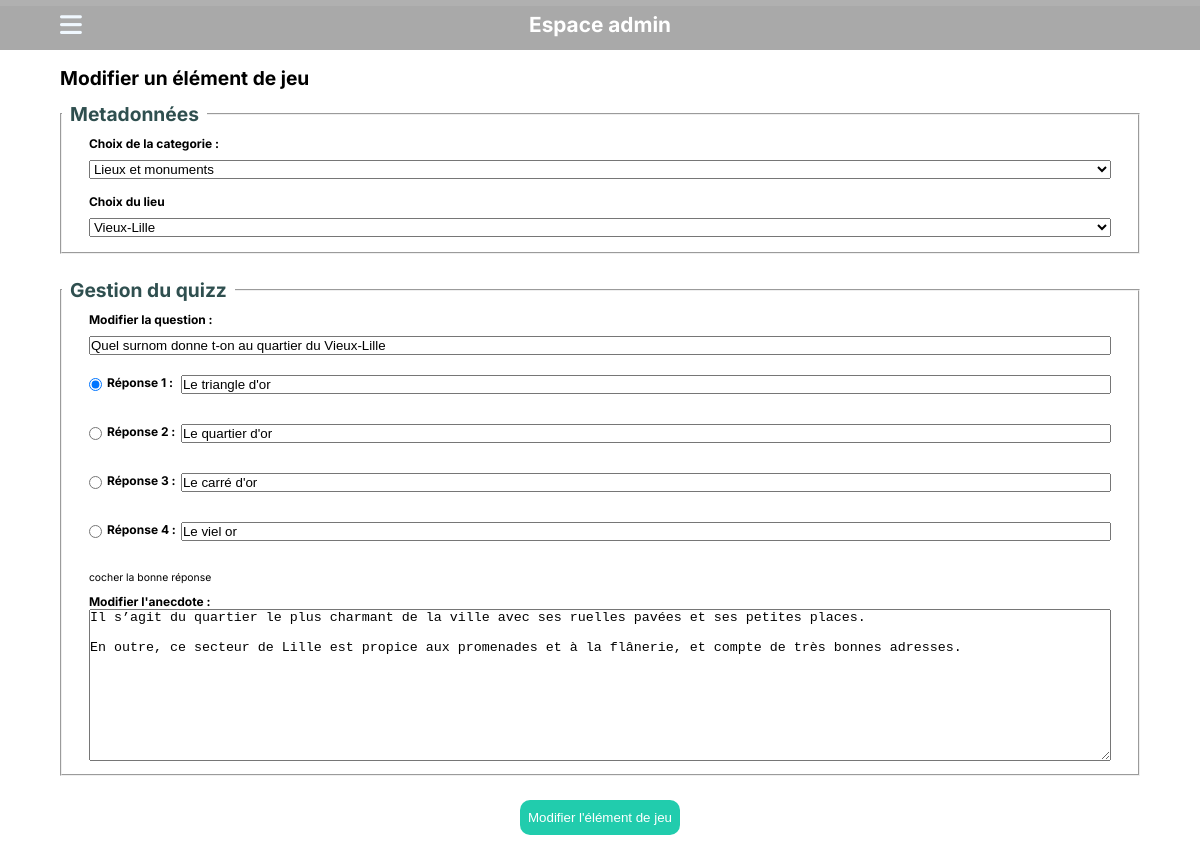
/admin/update?id=2, run on the app's committed database.
### tables this page shows
CREATE TABLE `lieu` (
  `ID` int(11) NOT NULL AUTO_INCREMENT,
  `NOM_LIEU` varchar(255) DEFAULT NULL,
  `ID_CAT` int(11) DEFAULT NULL,
  PRIMARY KEY (`ID`),
  KEY `categorie` (`ID_CAT`),
  CONSTRAINT `categorie` FOREIGN KEY (`ID_CAT`) REFERENCES `categorie` (`ID`) ON DELETE CASCADE ON UPDATE CASCADE
);

CREATE TABLE `categorie` (
  `ID` int(11) NOT NULL AUTO_INCREMENT,
  `NOM_CAT` varchar(50) NOT NULL,
  PRIMARY KEY (`ID`)
);

CREATE TABLE `quizz` (
  `ID` int(11) NOT NULL AUTO_INCREMENT,
  `ID_LIEU` int(11) NOT NULL,
  `question` varchar(400) DEFAULT NULL,
  `anecdote` varchar(1000) NOT NULL,
  `r1` varchar(300) DEFAULT NULL,
  `r2` varchar(300) DEFAULT NULL,
  `r3` varchar(300) DEFAULT NULL,
  `r4` varchar(300) DEFAULT NULL,
  `br` int(11) DEFAULT NULL,
  PRIMARY KEY (`ID`),
  KEY `lieu` (`ID_LIEU`),
  CONSTRAINT `lieu` FOREIGN KEY (`ID_LIEU`) REFERENCES `lieu` (`ID`) ON DELETE CASCADE ON UPDATE CASCADE
);

### class/AbstractController.php (called while the page is built, shortened)
<?php
abstract class AbstractController
{
    protected function render(string $view, array $options = []):void
    {
        require __DIR__."/../view/".$view;
    }
}
?>

### controller/AdminController.php (called while the page is built, shortened)
<?php
class AdminController extends AbstractController implements CrudInterface
{
    private AdminModel $db;
    function __construct()
    {
        $this->db = new AdminModel();
    }
    public function update()
    {
        $places= $this->db->getAllPlaces();
        $catList = $this->db->getAllCategories();
        $dataMessage= $this->db->getQuestionWithPlaceAndCategorie($_GET['id']);
        $this->render("admin/update.php", [
        "places"=>$places,
        "catList"=>$catList,
        "dataMessage"=>$dataMessage,
        "title"=>"Modifier une question",
        ]);
    }
}
?>

### index.php (called while the page is built, shortened)
<?php
require "./class/Autoloader.php";
Router::routing();
?>

### class/Autoloader.php (called while the page is built, shortened)
<?php
class Autoloader
{
    public static function register()
    {
        spl_autoload_register(function($class)
            {
                $file = str_replace("\\", DIRECTORY_SEPARATOR,$class).".php";
                return false;
            });
    }
}
?>

### assets/service/_pdo.php (called while the page is built, shortened)
<?php
function connexionPDO(): PDO{
    $config = require __DIR__."/../config/_databaseConfig.php";
    $dsn =
    "mysql:host=".$config['host']
    .";dbname=".$config['database']
    .";charset=".$config['charset'];
    try{
        $pdo = new PDO(
            $dsn,
            $config['user'],
            $config['password'],
            $config['options']
        );
        return $pdo;
    } catch(PDOException $e){
            throw new PDOException(
                $e->getMessage(),
                (int)$e-> getCode()
            );
    }
}
?>

### class/AbstractModel.php (called while the page is built, shortened)
<?php
require __DIR__."/../assets/service/_pdo.php";
abstract class AbstractModel
{
    function __construct()
    {
        $this->pdo = connexionPDO();
    }
}
?>

### model/AdminModel.php (called while the page is built, shortened)
<?php
class AdminModel extends AbstractModel
{
    public function getQuestionWithPlaceAndCategorie(?int $id=NULL):array|bool{
        $request = "SELECT * FROM quizz q INNER JOIN lieu l ON l.ID = q.ID_LIEU INNER JOIN categorie c ON c.ID = l.ID_CAT";
        if ($id !== NULL)
        {
            $request .= " WHERE q.ID = " . $id;
        }
        $sql = $this->pdo->query($request);
        return $sql->fetchAll();
    }
    public function getAllCategories():array
    {
        $sql = $this->pdo->query("SELECT * from categorie");
        return $sql->fetchAll();
    }
    public function getAllPlaces():array
    {
        $sql = $this->pdo->query("SELECT * FROM lieu");
        return $sql->fetchAll();
    }
}
?>

### view/admin/update.php (the view, shortened to what this page needs)
<?php
$mainTitle = "Modifier un élément de jeu";
require __DIR__."/../../assets/template/_header-admin.php";
?>
<?php require __DIR__ . "/../../assets/template/_nav2.php"; ?>
<div class="mainContent">
    <h2><?php echo $mainTitle ?? "Bienvenue administrateur" ?></h2>
    <form action="" method="POST">
        <fieldset class="metaData">
            <legend>Metadonnées</legend>
            <div class="categorie">
                <label for="categorie">Choix de la categorie :</label>
                <select name="categorie" id="categorie">
                    <?php foreach ($catList as $categorie) :
                    ?>
                    <option
                    value="<?php echo $categorie['ID'] ?>"
                    <?php
                    if($dataMessage[0]['ID_CAT'] == $categorie['ID']): ?>
                        selected
                    <?php endif; ?>
                    >
                        <?php echo $categorie['NOM_CAT'] ?>
                </option>
                    <?php endforeach; ?>
                </select>
            </div>
            <div class="place">
                <label for="place">Choix du lieu </label>
                <select name="place" id="place">
                <?php foreach ($places as $place): ?>
                <option value=
                "<?php
                echo $place['ID'] ?>"
                <?php
                if($dataMessage[0]['ID_LIEU'] === $place['ID']) : ?>
                    selected
                <?php endif; ?>
                >
                <?php echo $place['NOM_LIEU'] ?>
                </option>
                <?php endforeach; ?>
                </select>
            </div>
        </fieldset>
        <fieldset class="gestionQuizz">
            <legend>Gestion du quizz</legend>
            <div class="question">
                <label for="question">Modifier la question : </label>
                <input type="text" name="question"
                id="question" value="<?php echo $dataMessage[0]['question']; ?>">
            </div>
            <div class="reponse">
                <input type="radio" name="good" value="1"
                <?php if($dataMessage[0]['br'] == 1): ?>
                    checked
                <?php endif; ?>
                >
                <label for="r1">Réponse 1 :</label>
                <input type="text" name="r1" value="<?php echo $dataMessage[0]['r1']; ?>"><br>
                <input type="radio" name="good" value="2"
                <?php if($dataMessage[0]['br'] == 2): ?>
                    checked
                <?php endif; ?>
                >
                <label for="r2">Réponse 2 : </label>
                <input type="text" name="r2" value="<?php echo $dataMessage[0]['r2']; ?>"><br>
                <input type="radio" name="good" value="3"
                <?php if($dataMessage[0]['br'] == 3): ?>
                    checked
                <?php endif; ?>
                >
                <label for="r3">Réponse 3 :</label>
                <input type="text" name="r3" value="<?php echo $dataMessage[0]['r3']; ?>"><br>
                <input type="radio" name="good" value="4"
                <?php if($dataMessage[0]['br'] == 4): ?>
                    checked
                <?php endif; ?>
                >
                <label for="r4">Réponse 4 : </label>
                <input type="text" name="r4" value="<?php echo $dataMessage[0]['r4']; ?>"><br>
                <span>cocher la bonne réponse</span>
            </div>
            <div class="anecdote">
                <label for="anecdote">Modifier l'anecdote :</label>
                <textarea name="anecdote" id="anecdote" cols="30" rows="10"
                ><?php echo $dataMessage[0]['anecdote']; ?>
                </textarea>
            </div>
        </fieldset>
        <input type="submit" name="upGame" value="Modifier l'élément de jeu">
    </form>
    </section>
<?php
require __DIR__."/../../assets/template/_footer-admin.php";?>

### assets/style/admin.css (style rules this page uses)
body { width: 100vw; height: 100vh; font-family: "Inter", sans-serif; }
.admin-section .mainContent { grid-row: 2/3; width: 90%; margin: 0 auto; }
.admin-section .mainContent h2 { font-size: 1.2rem; }
.admin-section .mainContent form { display: flex; flex-direction: column; justify-content: center; height: 100%; gap: 1.5rem; }
.admin-section .mainContent form fieldset { display: flex; flex-direction: column; gap: 10px; padding: 10px 0; font-size: 0.75rem; }
.admin-section .mainContent form fieldset legend { font-weight: bold; padding: 0 0.5rem; font-size: 1.2rem; color: darkslategray; }
.admin-section .mainContent form fieldset label { font-weight: bold; }
.admin-section .mainContent form fieldset .categorie, .admin-section .mainContent form fieldset .place, .admin-section .mainContent form fieldset .question, .admin-section .mainContent form fieldset .reponse, .admin-section .mainContent form fieldset .anecdote { width: 95%; margin: 0 auto; }
.admin-section .mainContent form fieldset .question, .admin-section .mainContent form fieldset .categorie, .admin-section .mainContent form fieldset .place { display: grid; grid-template-rows: 1fr 1fr; row-gap: 5px; }
.admin-section .mainContent form fieldset .reponse { display: grid; grid-template-columns: auto auto 1fr; grid-gap: 5px; }
.admin-section .mainContent form fieldset .reponse input[type=radio] { grid-column: 1/2; }
.admin-section .mainContent form fieldset .reponse label { grid-column: 2/3; }
.admin-section .mainContent form fieldset .reponse input[type=text] { grid-column: 3/4; }
.admin-section .mainContent form fieldset .reponse span { font-size: 0.65rem; grid-column: 1/4; }
.admin-section .mainContent form fieldset .anecdote textarea { width: 100%; }
.admin-section .mainContent form input[type=submit] { width: 160px; height: 35px; align-self: center; outline: 1px solid transparent; border: 1px solid transparent; border-radius: 10px; background-color: #21CCAD; color: white; }

### data on the page
lieu: categorie "Lieux et monuments"
quizz: place "Vieux-Lille", question "Quel surnom donne t-on au quartier du Vieux-Lille", br "☑", r1 "Le triangle d'or", r2 "Le quartier d'or", r3 "Le carré d'or", r4 "Le viel or", anecdote "Il s’agit du quartier le plus charmant de la ville avec ses ruelles pavées et ses petites places. En outre, ce secteur de Lille est propice aux promenades et à la flânerie, et compte de très bonnes adresses."

### other printed values
$mainTitle "Modifier un élément de jeu"
